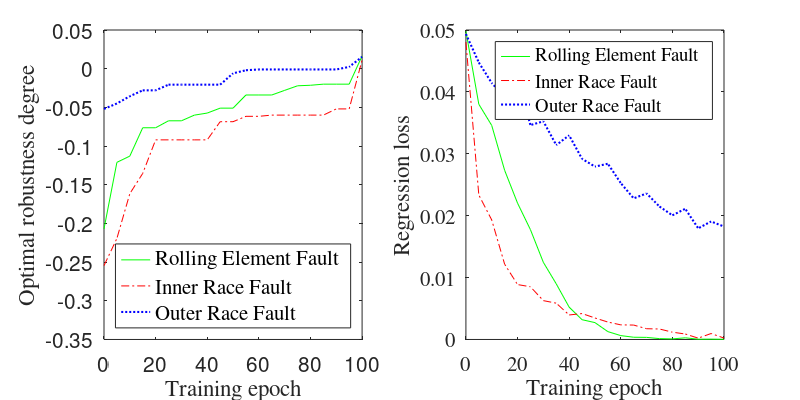

MATLAB code to generate this figure:
close all
reward = [-0.207000002	-0.254526119	-0.052000001	-0.028000001;
-0.121039077	-0.219358557	-0.045000002	-0.028000001;
-0.112999998	-0.161526139	-0.035621917	-0.028000001;
-0.076358551	-0.135358566	-0.028000001	-0.028000001;
-0.076358551	-0.092	-0.028000001	-0.028000001;
-0.067358547	-0.092	-0.020661759	-0.028000001;
-0.067358547	-0.092	-0.020661759	-0.028000001;
-0.060039087	-0.092	-0.020661759	-0.006125591;
-0.057358557	-0.092	-0.020661759	-0.006;
-0.050999999	-0.068526114	-0.020661759	-0.002;
-0.050999999	-0.068526114	-0.006	-0.002;
-0.034000002	-0.061572502	-0.002	-0.001;
-0.034000002	-0.061572502	-0.001	-0.001;
-0.034000002	-0.060000001	-0.001	-0.001;
-0.02802	-0.060000001	-0.001	-0.001;
-0.0221	-0.060000001	-0.001	-0.001;
-0.02143	-0.060000001	-0.001	-0.001;
-0.020000001	-0.060000001	-0.001	-0.001;
-0.020000001	-0.052000001	-0.001	-0.001;
-0.020000001	-0.052000001	0.002307114	0.001;
0.01643	0.01121	0.015378082	0.00123
];
loss = [0.049804863	0.048044033	0.049358923	0.054547053;
0.038007345	0.023343801	0.04474763	0.04889308;
0.034583285	0.019311117	0.04144	0.051120542;
0.02733505	0.012166636	0.03915332	0.04581329;
0.02202991	0.008872253	0.041968506	0.044501137;
0.017742882	0.00851371	0.03463875	0.041124146;
0.012466381	0.006274578	0.035245344	0.04551895;
0.008988192	0.005865696	0.031409044	0.03724078;
0.005222965	0.003956608	0.03297847	0.037872575;
0.003193955	0.004184822	0.029184904	0.03752845;
0.002724382	0.003472381	0.027930679	0.038376804;
0.001267931	0.002814075	0.028390585	0.03382783;
0.000624265	0.002360223	0.02526376	0.032760307;
0.000360611	0.002326549	0.022799378	0.032351423;
0.000338061	0.001735531	0.0235934	0.030328868;
0.000135894	0.001691125	0.02147603	0.02915228;
9.01E-05	0.001178579	0.020053988	0.028051836;
0.000268264	0.000881605	0.021117285	0.02786744;
4.25E-05	0.000213229	0.017952187	0.024903057;
5.34E-05	0.000961786	0.019066967	0.025628975;
2.82E-05	0.000224469	0.018242098	0.020864373
];

epoch = [0:5:100];
figure

subplot(1,2,1)
plot(epoch, reward(:,1),'-g',epoch,reward(:,2),'-.r',epoch,reward(:,3),':b','linewidth',1.5)
xlabel('Training epoch','fontname','times','fontsize',15)
ylabel('Optimal robustness degree','fontname','times','fontsize',15)
set(gca,'FontSize',15);
legend({'Rolling Element Fault','Inner Race Fault','Outer Race Fault'},'fontsize',15,...
    'fontname','times','NumColumns',1,'Location','south')
set(gca,'Color','none');
set(gca,'Box','on');
subplot(1,2,2)
plot(epoch, loss(:,1),'-g',epoch,loss(:,2),'-.r',epoch,loss(:,3),':b','linewidth',1.5)
xlabel('Training epoch','fontname','times','fontsize',15)
ylabel('Regression loss','fontname','times','fontsize',15)

legend({'Rolling Element Fault','Inner Race Fault','Outer Race Fault'},'fontsize',15,'fontname','times','NumColumns',1)

set(gca,'FontName','times')
set(gca, 'FontSize',15)
 set(gca,'Color','none');
set(gca,'Box','on');

set(gcf, 'PaperPositionMode', 'manual');
set(gcf, 'PaperUnits', 'inches');
set(gcf, 'PaperPosition', [4 4 8 4]);
set(gcf, 'Alphamap',0.01);
set(gcf, 'Colormap', cool);
set(gcf,'Units', 'inches');
set(gcf,'Position',[4, 4, 8, 4]);
set(gcf,'OuterPosition',[3.5,3.5,8.5,5])
set(gcf,'Color','white')

 
